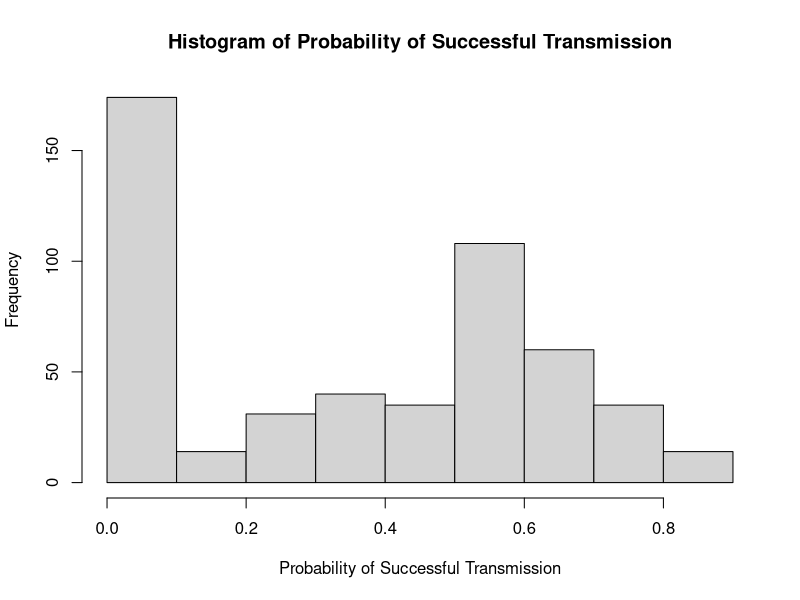
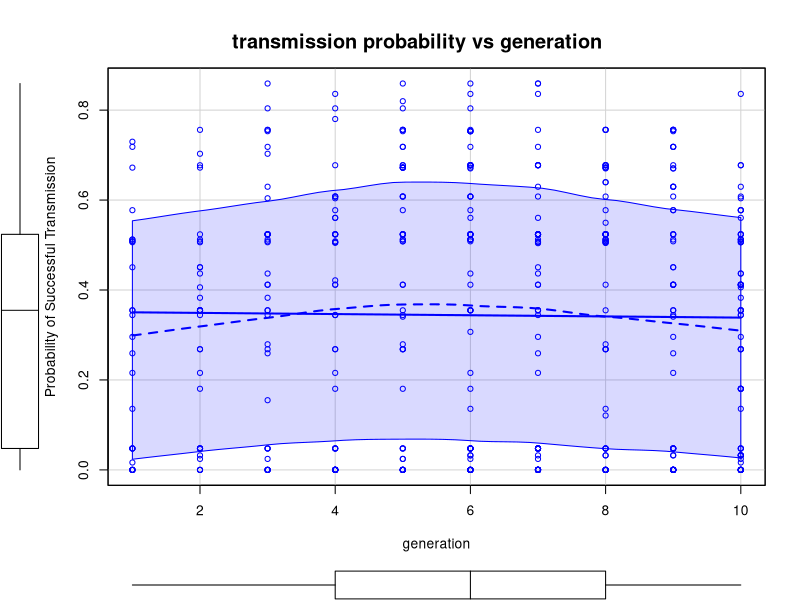
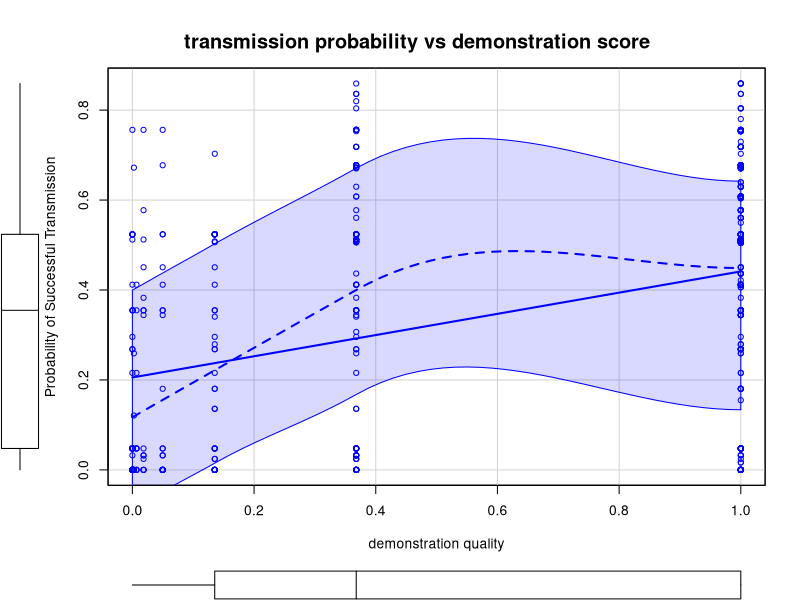
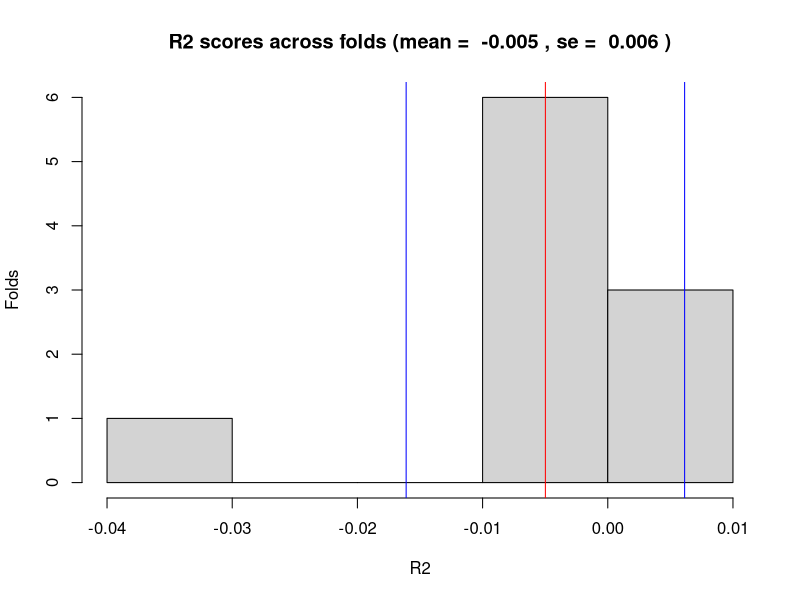
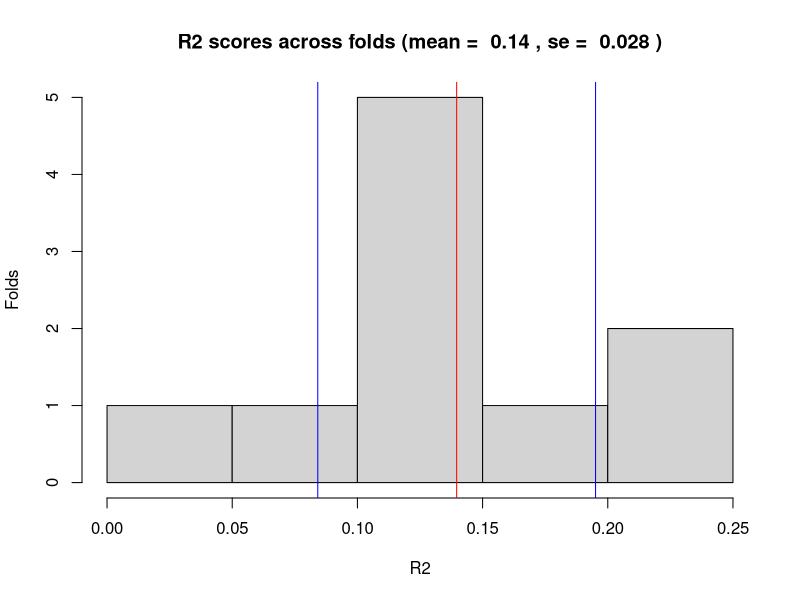
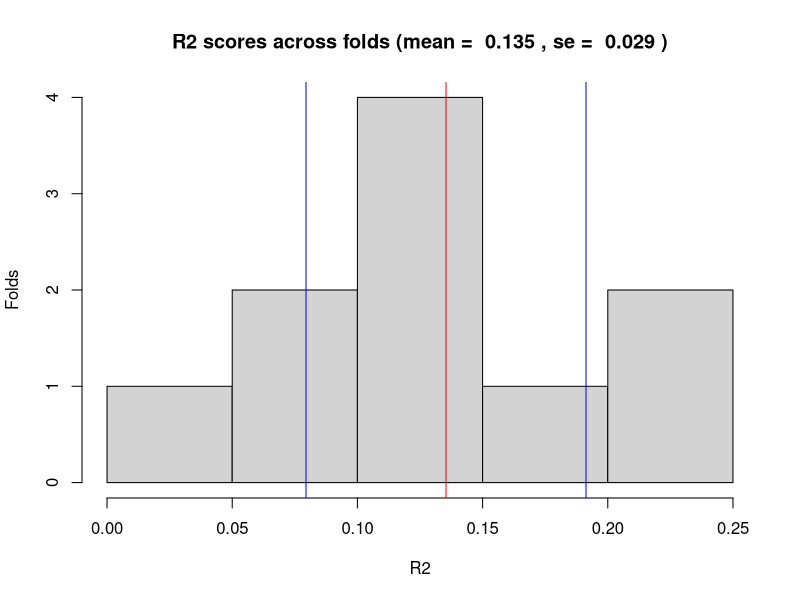

The R source for these figures, in order:
library(nlme)
library(lattice)
library(car)

data<-read.csv("ptcp_gnometrans.csv")


data_no_g11<-data[data$generation <11, ]
data_no_g11<-data_no_g11[data_no_g11$condition =="SSL", ]
drops <- c("network_id","replication","cloned","algorithm","algorithm_description")
data_no_g11<-data_no_g11[ , !(names(data_no_g11) %in% drops)]
data_no_g11<-na.omit(data_no_g11)

n <- nrow(data_no_g11)

summary(mod.lm0<-lm(p_trans ~ 1,data=data_no_g11))
summary(mod.lm1<-lm(p_trans ~ generation,data=data_no_g11))
summary(mod.lm2<-lm(p_trans ~ s_demo+generation,data=data_no_g11))
anova(mod.lm0,mod.lm1)
anova(mod.lm1,mod.lm2)
anova(mod.lm0,mod.lm2)
anova.1_2<-anova(mod.lm1,mod.lm2)


hist(data_no_g11$p_trans,main = "Histogram of Probability of Successful Transmission",xlab = 'Probability of Successful Transmission')
scatterplot(p_trans ~ generation, data=data_no_g11,xlab='generation',ylab = 'Probability of Successful Transmission')
title(main = "transmission probability vs generation ")
scatterplot(p_trans ~ s_demo, data=data_no_g11,xlab='demonstration quality',ylab = 'Probability of Successful Transmission')
title(main = "transmission probability vs demonstration score ")

(R2.1_2 <- 1 - anova.1_2$RSS[2]/anova.1_2$RSS[1])
(R2.adj.1_2 <- 1 - (anova.1_2$RSS[2]/mod.lm2$df.residual)/(anova.1_2$RSS[1]/mod.lm1$df.residual))


n.folds <- 10  
folds <- cut(seq(1,n),breaks=n.folds,labels=FALSE)
folds <- sample(folds, replace = FALSE)


MSE.0 <- array(data=0, dim = n.folds)
MSE.1 <- array(data=0, dim = n.folds)
MSE.2 <- array(data=0, dim = n.folds)


#Cross Validation
for(i in 1:n.folds){
  testIndexes <- which(folds==i,arr.ind=TRUE)
  testData <- data_no_g11[testIndexes, ]
  trainData <- data_no_g11[-testIndexes, ]
  
  model.0.cv <- lm(p_trans ~ 1, data = trainData)
  model.1.cv <- lm(p_trans ~ generation, data = trainData)
  model.2.cv <- lm(p_trans ~ s_demo+generation, data = trainData)
  
  pred.0 <- predict(model.0.cv, newdata = testData)
  pred.1 <- predict(model.1.cv, newdata = testData)
  pred.2 <- predict(model.2.cv, newdata = testData)
  
  MSE.0[i] <- sum((testData$p_trans - pred.0)^2)/nrow(testData)
  MSE.1[i] <- mean((testData$p_trans - pred.1)^2)
  MSE.2[i] <- mean((testData$p_trans - pred.2)^2)
  
}

# Now we can calculate all of the cross-validated R2 - notice that these are arrays that have the size of you cv folds.  You get one value of R2 per fold.  This will be useful to get a confidence interval on your R2CV

R2.cv.0_1 <- 1 - MSE.1/MSE.0
R2.cv.1_2 <- 1 - MSE.2/MSE.1
R2.cv.0_2 <- 1 - MSE.2/MSE.0

# Get means and SEs
R2.cv.m.0_1 <- mean(R2.cv.0_1)
R2.cv.m.1_2 <- mean(R2.cv.1_2)
R2.cv.m.0_2 <- mean(R2.cv.0_2)

R2.cv.se.0_1 <- sqrt(sum((R2.cv.0_1 - R2.cv.m.0_1)^2)/(n.folds-1))*sqrt(1/n.folds + 1/(n.folds-1))
R2.cv.se.1_2 <- sqrt(sum((R2.cv.1_2 - R2.cv.m.1_2)^2)/(n.folds-1))*sqrt(1/n.folds + 1/(n.folds-1))
R2.cv.se.0_2 <- sqrt(sum((R2.cv.0_2 - R2.cv.m.0_2)^2)/(n.folds-1))*sqrt(1/n.folds + 1/(n.folds-1))

hist(R2.cv.0_1, xlab="R2", ylab="Folds",
     main=paste("R2 scores across folds (mean = ",
                round(R2.cv.m.0_1, 3), ", se = ", round(R2.cv.se.0_1, 3), ")"))
abline(v=R2.cv.m.0_1, col="red")
abline(v=R2.cv.m.0_1 - 1.96*R2.cv.se.0_1, col="blue")
abline(v=R2.cv.m.0_1 + 1.96*R2.cv.se.0_1, col="blue")

hist(R2.cv.1_2, xlab="R2", ylab="Folds",
     main=paste("R2 scores across folds (mean = ",
                round(R2.cv.m.1_2, 3), ", se = ", round(R2.cv.se.1_2, 3), ")"))
abline(v=R2.cv.m.1_2, col="red")
abline(v=R2.cv.m.1_2 - 1.96*R2.cv.se.1_2, col="blue")
abline(v=R2.cv.m.1_2 + 1.96*R2.cv.se.1_2, col="blue")

hist(R2.cv.0_2, xlab="R2", ylab="Folds",
     main=paste("R2 scores across folds (mean = ",
                round(R2.cv.m.0_2, 3), ", se = ", round(R2.cv.se.0_2, 3), ")"))
abline(v=R2.cv.m.0_2, col="red")
abline(v=R2.cv.m.0_2 - 1.96*R2.cv.se.0_2, col="blue")
abline(v=R2.cv.m.0_2 + 1.96*R2.cv.se.0_2, col="blue")

# Print some results
print(sprintf('Model 1 R2=%.2f R2adj=%.2f R2cv=%.2f +- %.3f', summary(mod.lm1)$r.squared, summary(mod.lm1)$adj.r.squared, R2.cv.m.0_1, 1.96*R2.cv.se.0_1))
print(sprintf('Model 2 R2=%.2f R2adj=%.2f R2cv=%.2f +- %.3f', summary(mod.lm2)$r.squared, summary(mod.lm2)$adj.r.squared, R2.cv.m.0_2, 1.96*R2.cv.se.0_2))
print(sprintf('Model 1vs2 R2=%.2f R2adj=%.2f R2cv=%.2f +- %.3f', R2.1_2, R2.adj.1_2, R2.cv.m.1_2, 1.96*R2.cv.se.1_2))


mod.lme<-lme(p_trans ~ s_demo+generation, random = ~ 1 |participant_id , data=data_no_g11,method = 'ML')
summary(mod.lme)

compareCoefs(mod.lm2, mod.lme)

